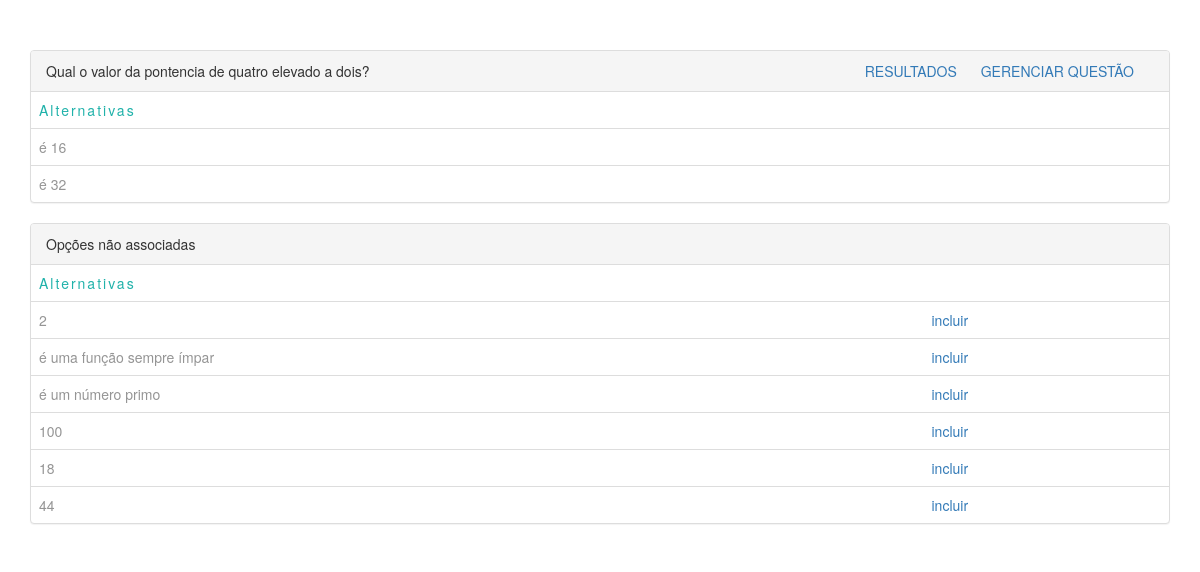
Page /question/3 on the earlier database version.
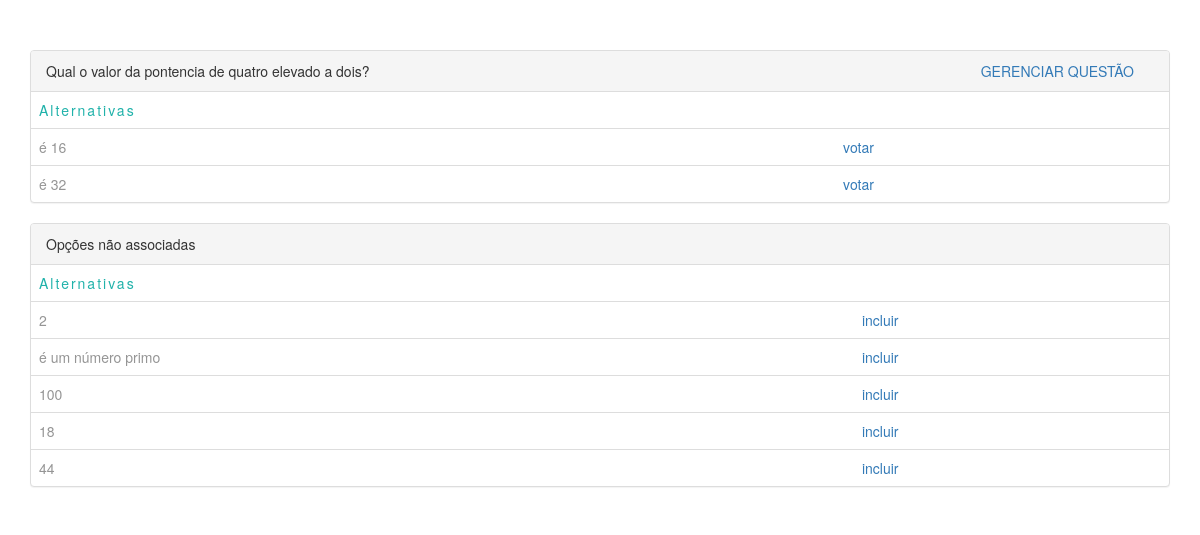
Same page on the later database version.
### pools/models.py (models this page shows, shortened)
class Choice(models.Model):
    question = models.ForeignKey(Question,
                                 on_delete=models.CASCADE,null=True)
    choice_text = models.CharField(max_length=255)
    votes = models.IntegerField(default=0)

### pools/views.py (the view)
# urls.py: url(r'^question/(?P<pk>\d+)$',views.exibir, name='questaodet'),
def exibir(request,pk):
    questao=Question.objects.get(id=pk)
    choic = Choice.objects.filter(question=questao)
    choic_nulls = Choice.objects.filter(question=None)
    return render(request,'question.html',{'questao':questao,
                                           'choice':choic,
                                           'choice_nulls':choic_nulls})

### pools/templates/question.html
	{% extends 'base.html' %}
	{%block body %}
<div class="panel panel-default">
  <div class="panel-heading">{{questao.question_text}}<span class="opcoes_conteiner">
  	{% if questao.closed %}
  	<span class="opcoes"></span>
  	{% else %}
  	<span class="opcoes"><a href="{% url 'results' pk=questao.pk %}">RESULTADOS</a></span>
  	{% endif %}
  	<span class="opcoes"><a href="{% url 'manage' pk=questao.pk %}">GERENCIAR QUESTÃO</a></span>
  </span></div>
  <table class="table">
	<tr>
    	<td><span class="alternativas">Alternativas</span></td>
    </tr>
	{%for list in choice %}
	<tr>
    	<td>{{list.choice_text}}</td>
    	{% if questao.closed %}
    	<td><a href="{% url 'voto' pk=list.pk %}" onclick="return ConfirmarVoto()">votar</a></td>
    	{% endif %}
    </tr>
	{% endfor %}
</table>
</div>
<div class="panel panel-default">
  <div class="panel-heading">Opções não associadas</div>
  <table class="table">
	<tr>
    	<td><span class="alternativas">Alternativas</span></td>
    </tr>
	{%for list in choice_nulls %}
	<tr>
    	<td>{{list.choice_text}}</td>
    	<td><a href="{% url 'incluir' pk=questao.pk pkc=list.pk%}">incluir</a></td>
    </tr>
	{% endfor %}
</table>
</div>
{% endblock %}

Differences in the rows shown:
no longer on this page (row edited): Choice: choice_text "é uma função sempre ímpar"
changed Question "Qual o valor da pontencia de quatro elevado a dois?": closed False → True (drawn)
shown differently, row unchanged: Choice (number 1 of 7 on the later page): now shows "votar"
shown differently, row unchanged: Choice (number 2 of 7 on the later page): now shows "votar"
Other differences:
text no longer shown: "RESULTADOS"
